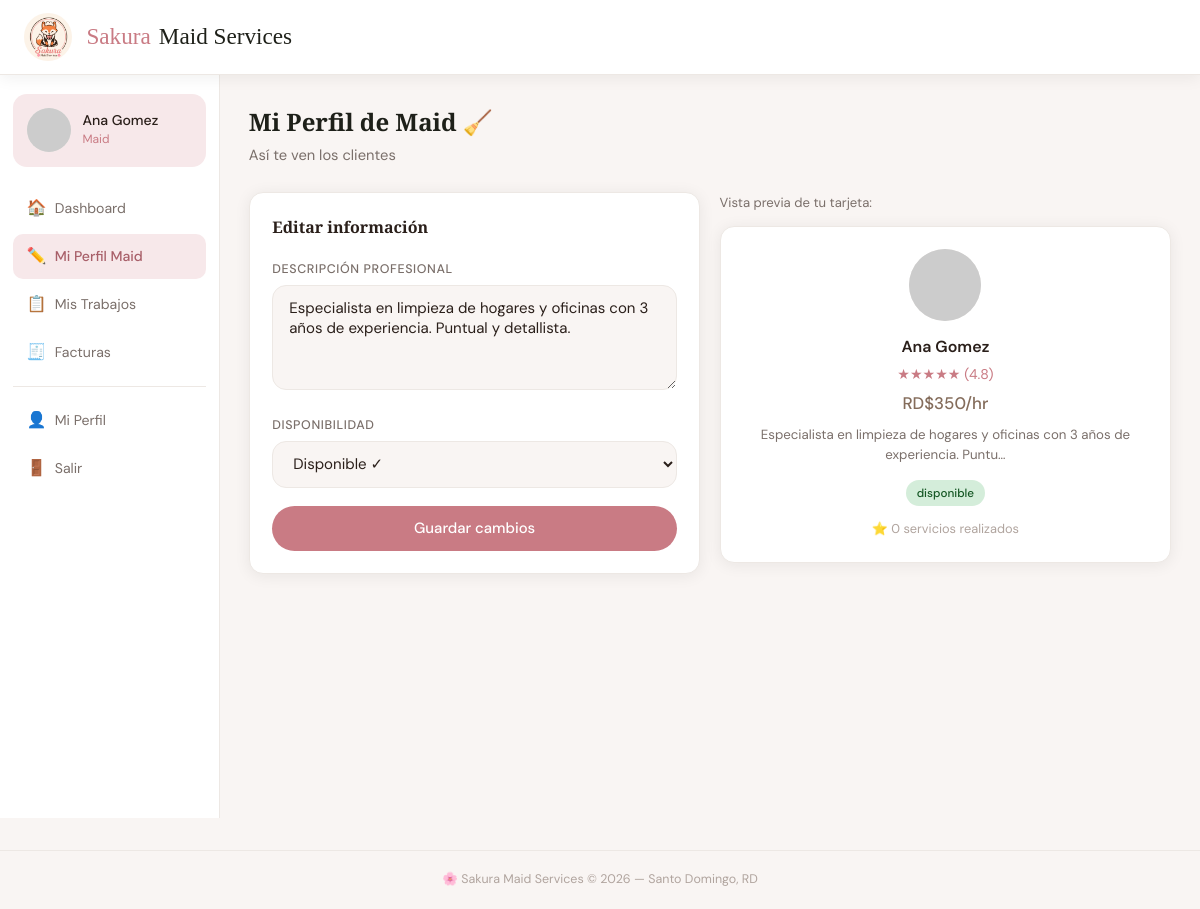
Page /maids/perfil (signed in) on the committed database.
### tables this page shows
CREATE TABLE IF NOT EXISTS perfil_maid (
  id                    INT UNSIGNED AUTO_INCREMENT PRIMARY KEY,
  usuario_id            INT UNSIGNED NOT NULL UNIQUE,
  descripcion           TEXT,
  tarifa_hora           DECIMAL(8,2) NOT NULL DEFAULT 0.00,
  disponibilidad        ENUM('disponible','ocupado','inactivo') DEFAULT 'disponible',
  calificacion_promedio FLOAT DEFAULT 0,
  total_servicios       INT DEFAULT 0,
  activo                TINYINT(1) DEFAULT 1,
  FOREIGN KEY (usuario_id) REFERENCES usuario(id) ON DELETE CASCADE
);

### app/controllers/MaidController.php (called while the page is built, shortened)
<?php
class MaidController {
    public function perfil(): void {
        requireLogin(); requireRole('maid'); $user=authUser(); $db=getDB();
        $s=$db->prepare("SELECT * FROM perfil_maid WHERE usuario_id=?"); $s->execute([$user['id']]); $perfil=$s->fetch();
        require __DIR__.'/../views/maid/perfil.php';
    }
}

### config/app.php (called while the page is built, shortened)
<?php
function authUser(): ?array           { return $_SESSION['user'] ?? null; }
function e(string $s): string         { return htmlspecialchars($s, ENT_QUOTES, 'UTF-8'); }

### app/views/maid/perfil.php (the view, shortened to what this page needs)
<?php $pageTitle='Mi Perfil Maid'; $ap='mperfil'; require __DIR__.'/../shared/layout_top.php';
$seed = urlencode($user['nombre'].$user['apellido']);
$avatar = "https://api.dicebear.com/7.x/lorelei/svg?seed={$seed}&backgroundColor=C97B84&radius=50";
?>
<div class="page-head"><h1>Mi Perfil de Maid 🧹</h1><p>Así te ven los clientes</p></div>
<div style="display:grid;grid-template-columns:1fr 1fr;gap:1.2rem">
<div class="card">
<h2 style="font-size:1rem;margin-bottom:1.2rem">Editar información</h2>
<form method="POST" action="/maids/perfil">
  <div class="form-group"><label>Descripción profesional</label><textarea name="descripcion" class="form-control" rows="4" placeholder="Cuéntale a los clientes sobre tu experiencia..."><?=e($perfil['descripcion']??'')?></textarea></div>
  <div class="form-group"><label>Disponibilidad</label>
  <select name="disponibilidad" class="form-control">
    <?php foreach(['disponible'=>'Disponible ✓','ocupado'=>'Ocupado','inactivo'=>'Inactivo'] as $v=>$l): ?>
    <option value="<?=$v?>" <?=($perfil['disponibilidad']??'disponible')===$v?'selected':''?>><?=$l?></option>
    <?php endforeach; ?>
  </select></div>
  <button type="submit" class="btn btn-primary">Guardar cambios</button>
</form>
</div>
<div>
<p style="font-size:.82rem;color:var(--g600);margin-bottom:.8rem">Vista previa de tu tarjeta:</p>
<div class="maid-card">
  <img src="<?=$avatar?>" alt="<?=e($user['nombre'])?>" style="width:72px;height:72px;border-radius:50%;margin:0 auto .8rem;display:block;background:#f0ece8">
  <div class="m-name"><?=e($user['nombre'].' '.$user['apellido'])?></div>
  <div class="m-stars"><?php $c=round($perfil['calificacion_promedio']??0);for($i=1;$i<=5;$i++) echo $i<=$c?'★':'☆';?> (<?=number_format((float)($perfil['calificacion_promedio']??0),1)?>)</div>
  <div class="m-rate">RD$<?=number_format((float)($perfil['tarifa_hora']??0),0,'.','.')?>/hr</div>
  <div class="m-desc"><?=e(mb_strimwidth($perfil['descripcion']??'Tu descripción aparecerá aquí.',0,80,'…'))?></div>
  <span class="badge b-<?=e($perfil['disponibilidad']??'disponible')?>"><?=e($perfil['disponibilidad']??'disponible')?></span>
  <div style="font-size:.8rem;color:var(--g400);margin-top:.8rem">⭐ <?=(int)($perfil['total_servicios']??0)?> servicios realizados</div>
</div>
</div>
</div>
<?php require __DIR__.'/../shared/layout_bottom.php'; ?>

### public/index.php (shortened to what this page needs)
<?php
require_once __DIR__.'/../config/app.php';
$uri = strtok($_SERVER['REQUEST_URI'], '?');
$uri = preg_replace('#/+#', '/', $uri);
$uri = rtrim($uri, '/');
$method = $_SERVER['REQUEST_METHOD'];
$routes = [
    ['GET',  '/',                      'HomeController',      'index'],
    ['GET',  '/login',                 'AuthController',      'loginForm'],
    ['POST', '/login',                 'AuthController',      'login'],
    ['GET',  '/registro',              'AuthController',      'registerForm'],
    ['POST', '/registro',              'AuthController',      'register'],
    ['GET',  '/logout',                'AuthController',      'logout'],
    ['GET',  '/dashboard',             'DashboardController', 'index'],
    ['GET',  '/maids',                 'MaidController',      'index'],
    ['GET',  '/maids/perfil',          'MaidController',      'perfil'],
    ['POST', '/maids/perfil',          'MaidController',      'guardarPerfil'],
    ['GET',  '/servicios',             'ServicioController',  'index'],
    ['GET',  '/servicios/nuevo',       'ServicioController',  'nuevo'],
    ['POST', '/servicios/nuevo',       'ServicioController',  'crear'],
    ['POST', '/servicios/estado',      'ServicioController',  'cambiarEstado'],
    ['GET',  '/facturas',              'FacturaController',   'index'],
    ['GET',  '/reportes',              'ReporteController',   'index'],
    ['GET',  '/perfil',                'PerfilController',    'index'],
    ['POST', '/perfil',                'PerfilController',    'actualizar'],
    ['GET',  '/resenas',               'ResenaController',    'index'],
    ['GET',  '/resenas/crear',         'ResenaController',    'crear'],
    ['POST', '/resenas/crear',         'ResenaController',    'guardar'],
    ['GET',  '/api/dashboard-data',    'ApiController',       'dashboardData'],
    ['GET',  '/api/reporte-data',      'ApiController',       'reporteData'],
    ['GET',  '/admin/maids',           'MaidController',      'adminMailds'],
    ['POST', '/admin/maids/tarifa',    'MaidController',      'editarTarifa'],
];
foreach ($routes as [$rm, $ru, $ctrl, $action]) {
    if ($method === $rm && $uri === $ru) {
        (new $ctrl())->$action(); exit;
    }
}

### public/css/sakura.css (style rules this page uses)
:root { --carbon: #1E2019; --apricot: #FFE1C6; --yellow: #FFFBD9; --olive: #846C5B; --rose: #C97B84; --rose-dark: #a85f69; --rose-pale: #f7e8ea; --white: #ffffff; --g100: #f9f5f3; --g200: #ede8e4; --g400: #b0a49e; --g600: #7a6f6a; --text: #2a1f1a; --r: 14px; --sh: 0 2px 16px rgba(30,32,25,.07); --sh2: 0 8px 40px rgba(30,32,25,.13); }
*,*::before,*::after { box-sizing:border-box;margin:0;padding:0 }
html { font-size:16px;scroll-behavior:smooth }
body { font-family:'DM Sans',sans-serif;color:var(--text);background:var(--g100);min-height:100vh;line-height:1.6 }
h1,h2,h3,.brand { font-family:'Playfair Display',serif }
.form-group { margin-bottom:1.1rem }
.form-group label { display:block;font-size:.78rem;font-weight:500;text-transform:uppercase;letter-spacing:.05em;color:var(--g600);margin-bottom:.35rem }
.form-control { width:100%;padding:.72rem 1rem;border:1.5px solid var(--g200);border-radius:var(--r);font-family:'DM Sans',sans-serif;font-size:.94rem;color:var(--text);background:var(--g100);outline:none;transition:border-color .2s,box-shadow .2s }
.form-control::placeholder { color:var(--g400) }
select.form-control { cursor:pointer }
textarea.form-control { resize:vertical }
.btn { display:inline-flex;align-items:center;justify-content:center;gap:.45rem;padding:.78rem 1.6rem;border:none;border-radius:50px;font-family:'DM Sans',sans-serif;font-size:.93rem;font-weight:500;cursor:pointer;transition:all .2s;text-decoration:none;white-space:nowrap }
.btn-primary { background:var(--rose);color:#fff;width:100% }
.card { background:var(--white);border-radius:var(--r);padding:1.4rem;box-shadow:var(--sh);border:1px solid var(--g200) }
.page-head { margin-bottom:1.5rem }
.page-head h1 { font-size:1.5rem;color:var(--carbon) }
.page-head p { color:var(--g600);font-size:.92rem;margin-top:.15rem }
.badge { display:inline-block;padding:.22rem .65rem;border-radius:50px;font-size:.73rem;font-weight:500;white-space:nowrap }
.b-disponible { background:#d4edda;color:#155724 }
.maid-card { background:var(--white);border-radius:var(--r);padding:1.4rem;box-shadow:var(--sh);border:1px solid var(--g200);text-align:center;transition:transform .2s,box-shadow .2s }
.m-name { font-weight:600;font-size:1rem }
.m-stars { color:var(--rose);font-size:.88rem;margin:.25rem 0 }
.m-rate { font-size:1.05rem;font-weight:500;color:var(--olive) }
.m-desc { font-size:.83rem;color:var(--g600);margin:.5rem 0 .9rem;line-height:1.5 }

### rows in the picture
perfil_maid: descripcion "Especialista en limpieza de hogares y oficinas con 3 años de experiencia. Puntual y detallista.", disponibilidad "Disponible ✓", calificacion_promedio "4.8", tarifa_hora "350", descripcion "Especialista en limpieza de hogares y oficinas con 3 años de experiencia. Puntu…", disponibilidad "disponible", total_servicios "0"
